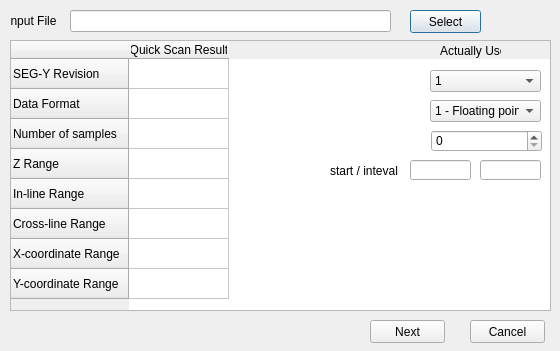
<?xml version="1.0" encoding="UTF-8"?>
<ui version="4.0">
 <class>segy_import_one_Dialog</class>
 <widget class="QDialog" name="segy_import_one_Dialog">
  <property name="geometry">
   <rect>
    <x>0</x>
    <y>0</y>
    <width>560</width>
    <height>351</height>
   </rect>
  </property>
  <property name="windowTitle">
   <string>Import SEGY</string>
  </property>
  <widget class="QLineEdit" name="file_path_lineEdit">
   <property name="geometry">
    <rect>
     <x>70</x>
     <y>10</y>
     <width>321</width>
     <height>22</height>
    </rect>
   </property>
  </widget>
  <widget class="QLabel" name="label">
   <property name="geometry">
    <rect>
     <x>10</x>
     <y>10</y>
     <width>47</width>
     <height>22</height>
    </rect>
   </property>
   <property name="text">
    <string>Input File:</string>
   </property>
   <property name="alignment">
    <set>Qt::AlignCenter</set>
   </property>
  </widget>
  <widget class="QPushButton" name="selectButton">
   <property name="geometry">
    <rect>
     <x>410</x>
     <y>10</y>
     <width>71</width>
     <height>23</height>
    </rect>
   </property>
   <property name="text">
    <string>Select</string>
   </property>
  </widget>
  <widget class="QTableWidget" name="tableWidget">
   <property name="geometry">
    <rect>
     <x>10</x>
     <y>40</y>
     <width>541</width>
     <height>271</height>
    </rect>
   </property>
   <row>
    <property name="text">
     <string>SEG-Y Revision</string>
    </property>
   </row>
   <row>
    <property name="text">
     <string>Data Format</string>
    </property>
   </row>
   <row>
    <property name="text">
     <string>Number of samples</string>
    </property>
   </row>
   <row>
    <property name="text">
     <string>Z Range</string>
    </property>
   </row>
   <row>
    <property name="text">
     <string>In-line Range</string>
    </property>
   </row>
   <row>
    <property name="text">
     <string>Cross-line Range</string>
    </property>
   </row>
   <row>
    <property name="text">
     <string>X-coordinate Range</string>
    </property>
   </row>
   <row>
    <property name="text">
     <string>Y-coordinate Range</string>
    </property>
   </row>
   <column>
    <property name="text">
     <string>Quick Scan Result</string>
    </property>
   </column>
   <item row="1" column="0">
    <property name="text">
     <string/>
    </property>
   </item>
   <item row="7" column="0">
    <property name="background">
     <brush brushstyle="NoBrush">
      <color alpha="255">
       <red>255</red>
       <green>255</green>
       <blue>225</blue>
      </color>
     </brush>
    </property>
   </item>
  </widget>
  <widget class="QComboBox" name="revision_comboBox">
   <property name="geometry">
    <rect>
     <x>430</x>
     <y>70</y>
     <width>111</width>
     <height>22</height>
    </rect>
   </property>
   <property name="currentIndex">
    <number>1</number>
   </property>
   <item>
    <property name="text">
     <string>0</string>
    </property>
   </item>
   <item>
    <property name="text">
     <string>1</string>
    </property>
   </item>
   <item>
    <property name="text">
     <string>2</string>
    </property>
   </item>
  </widget>
  <widget class="QLabel" name="label_2">
   <property name="geometry">
    <rect>
     <x>440</x>
     <y>40</y>
     <width>61</width>
     <height>22</height>
    </rect>
   </property>
   <property name="text">
    <string>Actually Use</string>
   </property>
  </widget>
  <widget class="QComboBox" name="data_format_comboBox">
   <property name="geometry">
    <rect>
     <x>430</x>
     <y>100</y>
     <width>111</width>
     <height>22</height>
    </rect>
   </property>
   <property name="currentIndex">
    <number>1</number>
   </property>
   <item>
    <property name="text">
     <string>From file header</string>
    </property>
   </item>
   <item>
    <property name="text">
     <string>1 - Floating point</string>
    </property>
   </item>
   <item>
    <property name="text">
     <string>2 - Integer (32 bits)</string>
    </property>
   </item>
   <item>
    <property name="text">
     <string>3 - Integer (64 bits)</string>
    </property>
   </item>
   <item>
    <property name="text">
     <string>5 - IEEE float (32 bits)</string>
    </property>
   </item>
   <item>
    <property name="text">
     <string>8 - Signed char (8 bits)</string>
    </property>
   </item>
   <item>
    <property name="text">
     <string>1 - Floating point (byte swapped)</string>
    </property>
   </item>
   <item>
    <property name="text">
     <string>2 - Integer (32 bits) (byte swapped)</string>
    </property>
   </item>
   <item>
    <property name="text">
     <string>3 - Integer (64 bits) (byte swapped)</string>
    </property>
   </item>
   <item>
    <property name="text">
     <string>5 - IEEE float (32 bits) (byte swapped)</string>
    </property>
   </item>
  </widget>
  <widget class="QSpinBox" name="nsample_spinBox">
   <property name="geometry">
    <rect>
     <x>431</x>
     <y>130</y>
     <width>111</width>
     <height>22</height>
    </rect>
   </property>
  </widget>
  <widget class="QLabel" name="label_3">
   <property name="geometry">
    <rect>
     <x>330</x>
     <y>160</y>
     <width>71</width>
     <height>22</height>
    </rect>
   </property>
   <property name="text">
    <string>start / inteval</string>
   </property>
  </widget>
  <widget class="QLineEdit" name="start_lineEdit">
   <property name="geometry">
    <rect>
     <x>410</x>
     <y>160</y>
     <width>61</width>
     <height>20</height>
    </rect>
   </property>
  </widget>
  <widget class="QLineEdit" name="step_lineEdit">
   <property name="geometry">
    <rect>
     <x>480</x>
     <y>160</y>
     <width>61</width>
     <height>20</height>
    </rect>
   </property>
  </widget>
  <widget class="QPushButton" name="next_Button">
   <property name="geometry">
    <rect>
     <x>370</x>
     <y>320</y>
     <width>75</width>
     <height>23</height>
    </rect>
   </property>
   <property name="text">
    <string>Next</string>
   </property>
  </widget>
  <widget class="QPushButton" name="cancelButton">
   <property name="geometry">
    <rect>
     <x>470</x>
     <y>320</y>
     <width>75</width>
     <height>23</height>
    </rect>
   </property>
   <property name="text">
    <string>Cancel</string>
   </property>
  </widget>
 </widget>
 <resources/>
 <connections>
  <connection>
   <sender>cancelButton</sender>
   <signal>clicked()</signal>
   <receiver>segy_import_one_Dialog</receiver>
   <slot>close()</slot>
   <hints>
    <hint type="sourcelabel">
     <x>507</x>
     <y>331</y>
    </hint>
    <hint type="destinationlabel">
     <x>279</x>
     <y>175</y>
    </hint>
   </hints>
  </connection>
 </connections>
</ui>
